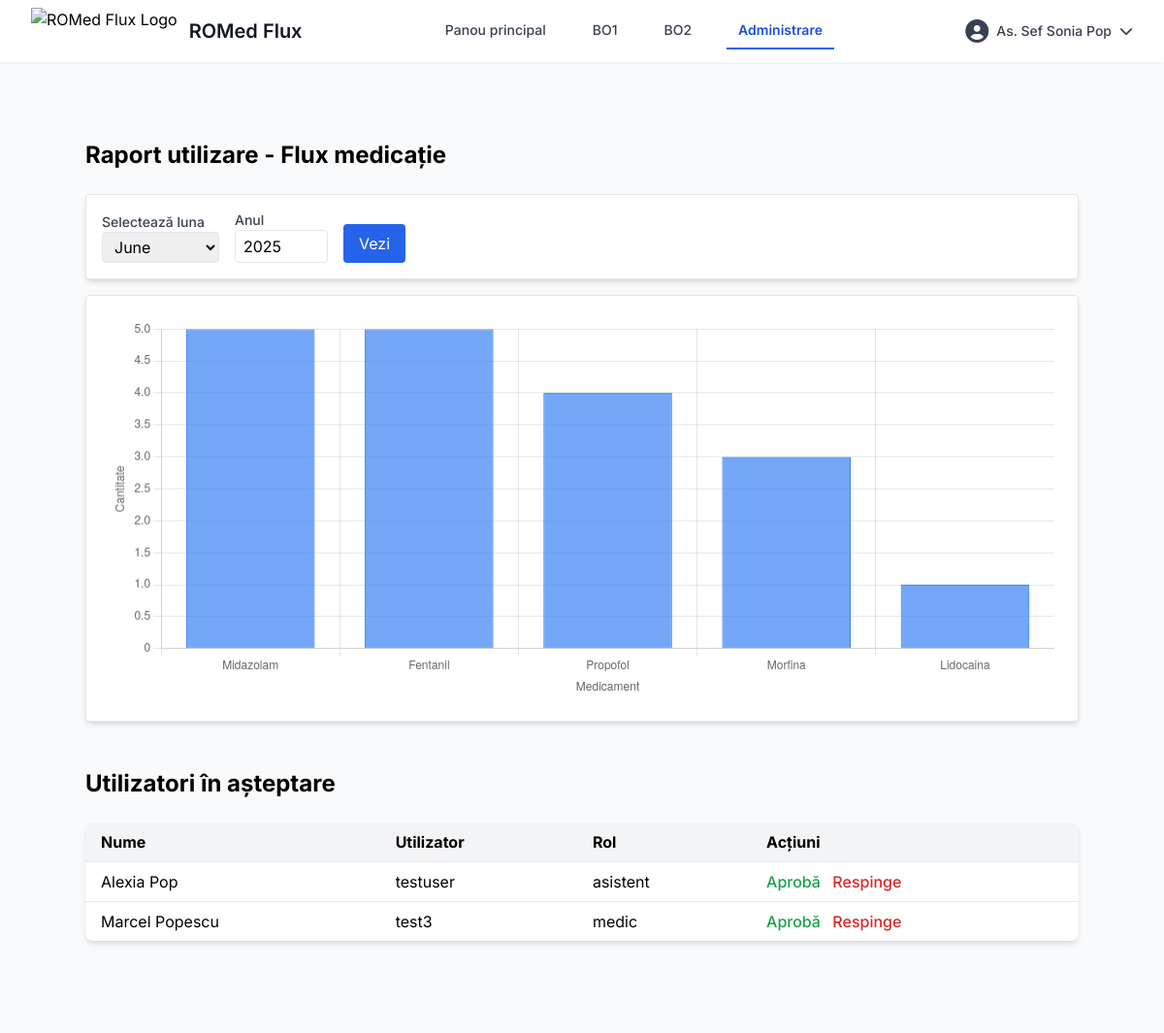
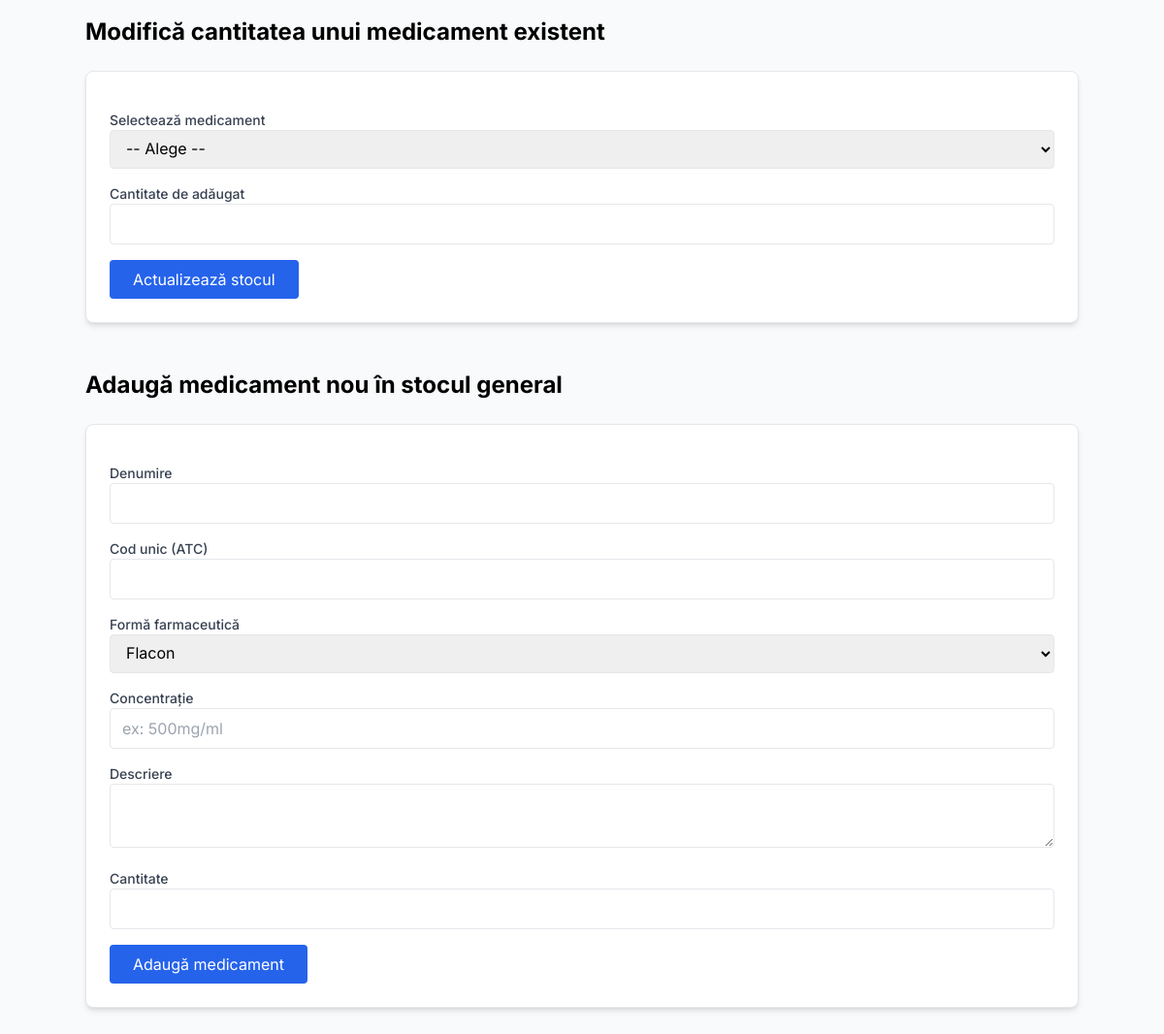
/admin.php (signed in), run on the app's committed database (2 pictures, top to bottom).
### tables this page shows
CREATE TABLE `users` (
  `id` int(11) NOT NULL,
  `first_name` varchar(100) NOT NULL,
  `last_name` varchar(100) NOT NULL,
  `username` varchar(50) NOT NULL,
  `password` varchar(255) NOT NULL,
  `role` enum('asistent','medic','administrator') NOT NULL DEFAULT 'asistent',
  `created_at` timestamp NOT NULL DEFAULT current_timestamp(),
  `status` enum('pending','active','rejected') NOT NULL DEFAULT 'pending'
);

### functions.php (called while the page is built, shortened)
<?php
function getDisplayName(array $user): string {
    $role = $user['role'] ?? '';
    $firstName = $user['first_name'] ?? '';
    $lastName = $user['last_name'] ?? '';
    if ($role === 'administrator') {
        return trim("As. Sef $firstName $lastName");
    }
    $prefix = $role === 'medic' ? 'Dr.' : 'As.';
    return trim("$prefix $firstName $lastName");
}
?>

### admin.php (the view, shortened to what this page needs)
<?php
require 'config.php';
require 'functions.php';
$stmt = $pdo->query("SELECT id, first_name, last_name, username, role FROM users WHERE status = 'pending'");
$pending_users = $stmt->fetchAll(PDO::FETCH_ASSOC);
?>
<!DOCTYPE html>
<html lang="ro">
<head>
    <link href="https://cdnjs.cloudflare.com/ajax/libs/font-awesome/6.4.0/css/all.min.css" rel="stylesheet">
    <script src="https://cdn.tailwindcss.com"></script>
</head>
<body class="min-h-screen bg-gray-50 font-[Inter]">
    <?php include 'header.php'; ?>
    <?php
    $luna = $_GET['luna'] ?? date('m');
    $an = $_GET['an'] ?? date('Y');
    $stmt = $pdo->prepare("
    SELECT m.denumire, SUM(a.cantitate) AS total
    FROM (
        SELECT medicament_id, cantitate FROM activitate_stoc_bo1
        WHERE actiune LIKE 'Utilizare%' AND MONTH(created_at) = ? AND YEAR(created_at) = ?
        UNION ALL
        SELECT medicament_id, cantitate FROM activitate_stoc_bo2
        WHERE actiune LIKE 'Utilizare%' AND MONTH(created_at) = ? AND YEAR(created_at) = ?
    ) AS a
    JOIN medicamente m ON m.id = a.medicament_id
    GROUP BY a.medicament_id
    ORDER BY total DESC
");
    $stmt->execute([$luna, $an, $luna, $an]);
    $consum = $stmt->fetchAll(PDO::FETCH_ASSOC);
    $labels = json_encode(array_column($consum, 'denumire'));
    $values = json_encode(array_column($consum, 'total'));
    ?>
    <main class="flex flex-col min-h-screen pt-20 space-y-12 px-4 pb-12">
        <div class="w-full max-w-5xl mx-auto">
            <h2 class="text-2xl font-bold mb-6 mt-16">Raport utilizare - Flux medicație</h2>
            <form method="GET" class="mb-4 bg-white p-4 rounded shadow-md border flex gap-4 items-end">
                <div>
                    <label class="block text-sm font-medium text-gray-700">Selectează luna</label>
                    <select name="luna" class="border rounded px-2 py-1" required>
                        <?php for ($i = 1; $i <= 12; $i++): ?>
                            <option value="<?= str_pad($i, 2, '0', STR_PAD_LEFT) ?>" <?= $luna == $i ? 'selected' : '' ?>>
                                <?= date('F', mktime(0, 0, 0, $i, 10)) ?>
                            </option>
                        <?php endfor; ?>
                    </select>
                </div>
                <div>
                    <label class="block text-sm font-medium text-gray-700">Anul</label>
                    <input type="number" name="an" value="<?= $an ?>" class="border rounded px-2 py-1 w-24" required>
                </div>
                <button type="submit" class="bg-blue-600 text-white px-4 py-2 rounded hover:bg-blue-700">Vezi</button>
            </form>
            <div class="bg-white p-6 rounded shadow-md border">
                <canvas id="consumChart" height="120"></canvas>
            </div>
        </div>
        <script>
            const ctx = document.getElementById('consumChart').getContext('2d');
            new Chart(ctx, {
                type: 'bar',
                data: {
                    labels: <?= $labels ?>,
                    datasets: [{
                        label: 'Unități consumate',
                        data: <?= $values ?>,
                        backgroundColor: 'rgba(59, 130, 246, 0.7)',
                        borderColor: 'rgba(59, 130, 246, 1)',
                        borderWidth: 1
                    }]
                },
                options: {
                    responsive: true,
                    scales: {
                        y: {
                            beginAtZero: true,
                            title: {
                                display: true,
                                text: 'Cantitate'
                            }
                        },
                        x: {
                            title: {
                                display: true,
                                text: 'Medicament'
                            }
                        }
                    },
                    plugins: {
                        legend: {
                            display: false
                        },
                        tooltip: {
                            mode: 'index'
                        }
                    }
                }
            });
        </script>
        <div class="w-full max-w-5xl mx-auto">
            <h2 class="text-2xl font-bold mb-6">Utilizatori în așteptare</h2>
            <?php if (empty($pending_users)): ?>
                <p class="text-gray-600">Nu există utilizatori care așteaptă aprobare.</p>
            <?php else: ?>
                <table class="w-full bg-white shadow-md rounded-lg overflow-hidden">
                    <thead class="bg-gray-100 text-left">
                        <tr>
                            <th class="px-4 py-2">Nume</th>
                            <th class="px-4 py-2">Utilizator</th>
                            <th class="px-4 py-2">Rol</th>
                            <th class="px-4 py-2">Acțiuni</th>
                        </tr>
                    </thead>
                    <tbody>
                        <?php foreach ($pending_users as $user): ?>
                            <tr class="border-t">
                                <td class="px-4 py-2"><?= htmlspecialchars($user['first_name'] . ' ' . $user['last_name']) ?>
                                </td>
                                <td class="px-4 py-2"><?= htmlspecialchars($user['username']) ?></td>
                                <td class="px-4 py-2"><?= htmlspecialchars($user['role']) ?></td>
                                <td class="px-4 py-2 space-x-2">
                                    <form method="POST" class="inline">
                                        <button type="submit"
                                            class="text-green-600 hover:text-green-800 font-medium">Aprobă</button>
                                    </form>
                                    <form method="POST" class="inline">
                                        <button type="submit"
                                            class="text-red-600 hover:text-red-800 font-medium">Respinge</button>
                                    </form>
                                </td>
                            </tr>
                        <?php endforeach ?>
                    </tbody>
                </table>
            <?php endif; ?>
        </div>
        <div class="w-full max-w-5xl mx-auto">
            <h2 class="text-2xl font-bold mb-6 mt-16">Modifică cantitatea unui medicament existent</h2>
            <form method="POST" class="space-y-4 bg-white p-6 rounded-lg shadow-md border">
                <div>
                    <label class="block text-sm font-medium text-gray-700">Selectează medicament</label>
                    <select name="medicament_id" required class="w-full border rounded px-3 py-2">
                        <option value="">-- Alege --</option>
                    </select>
                </div>
                <div>
                    <label class="block text-sm font-medium text-gray-700">Cantitate de adăugat</label>
                    <input type="number" name="cantitate" required min="1" class="w-full border rounded px-3 py-2">
                </div>
                <button type="submit" class="bg-blue-600 text-white px-6 py-2 rounded hover:bg-blue-700 transition">
                    Actualizează stocul
                </button>
            </form>
        </div>
        <div class="w-full max-w-5xl mx-auto">
            <h2 class="text-2xl font-bold mb-6">Adaugă medicament nou în stocul general</h2>
            <form method="POST" class="space-y-4 bg-white p-6 rounded-lg shadow-md border">
                <div>
                    <label class="block text-sm font-medium text-gray-700">Denumire</label>
                    <input type="text" name="denumire" required class="w-full border rounded px-3 py-2">
                </div>
                <div>
                    <label class="block text-sm font-medium text-gray-700">Cod unic (ATC)</label>
                    <input type="text" name="cod" required class="w-full border rounded px-3 py-2">
                </div>
                <div>
                    <label class="block text-sm font-medium text-gray-700">Formă farmaceutică</label>
                    <select name="forma_farmaceutica" required class="w-full border rounded px-3 py-2">
                        <option value="flacon">Flacon</option>
                    </select>
                </div>
                <div>
                    <label class="block text-sm font-medium text-gray-700">Concentrație</label>
                    <input type="text" name="concentratie" class="w-full border rounded px-3 py-2"
                        placeholder="ex: 500mg/ml">
                </div>
                <div>
                    <label class="block text-sm font-medium text-gray-700">Descriere</label>
                    <textarea name="descriere" class="w-full border rounded px-3 py-2"></textarea>
                </div>
                <div>
                    <label class="block text-sm font-medium text-gray-700">Cantitate</label>
                    <input type="number" name="cantitate" required min="1" class="w-full border rounded px-3 py-2">
                </div>
                <button type="submit" class="bg-blue-600 text-white px-6 py-2 rounded hover:bg-blue-700 transition">
                    Adaugă medicament
                </button>
            </form>
        </div>
    </main>
</body>
</html>

### header.php (shortened to what this page needs)
<?php
$current_page = basename($_SERVER['PHP_SELF']);
function is_active($page)
{
    global $current_page;
    return $current_page === $page
        ? 'text-blue-700 font-semibold border-b-2 border-blue-600'
        : 'text-gray-700 hover:text-blue-600';
}
?>
<head>
</head>
<header class="fixed top-0 left-0 right-0 bg-white shadow-sm z-50">
    <div class="max-w-8xl mx-auto px-4 sm:px-6 lg:px-8">
        <div class="flex justify-between items-center h-16">
            <div class="flex items-center">
                <img src="https://ai-public.creatie.ai/gen_page/logo_placeholder.png"
                     alt="ROMed Flux Logo" class="h-12 w-auto" />
                <span class="ml-3 text-xl font-semibold text-gray-900">ROMed Flux</span>
            </div>
            <nav class="hidden md:flex space-x-6">
                <a href="dashboard.php"
                   class="<?= is_active('dashboard.php') ?> px-3 py-2 text-sm font-medium">
                   Panou principal
                </a>
                <a href="bo1.php"
                   class="<?= is_active('bo1.php') ?> px-3 py-2 text-sm font-medium">
                   BO1
                </a>
                <a href="bo2.php"
                   class="<?= is_active('bo2.php') ?> px-3 py-2 text-sm font-medium">
                   BO2
                </a>
                <?php if (isset($_SESSION['role']) && $_SESSION['role'] === 'administrator'): ?>
                    <a href="admin.php"
                       class="<?= is_active('admin.php') ?> px-3 py-2 text-sm font-medium">
                       Administrare
                    </a>
                <?php endif; ?>
            </nav>
            <div class="relative" x-data="{ open: false }" @click.away="open = false">
                <button @click="open = !open"
                        class="flex items-center text-sm font-medium text-gray-700 hover:text-blue-600 focus:outline-none">
                    <i class="fas fa-user-circle text-2xl mr-2"></i>
                    <span><?= htmlspecialchars(getDisplayName($_SESSION)) ?></span>
                    <i class="fas fa-chevron-down ml-2"></i>
                </button>
            </div>
        </div>
    </div>
</header>

### data on the page
users: first_name+last_name "Alexia Pop", username "testuser", role "asistent"
users: first_name+last_name "Marcel Popescu", username "test3", role "medic"

### other printed values
getDisplayName($_SESSION) "As. Sef Sonia Pop"
form field luna "June"
chart data {{ $labels }} ["Midazolam","Fentanil","Propofol","Morfina","Lidocaina"]
chart data {{ $values }} ["5","5","4","3","1"]
